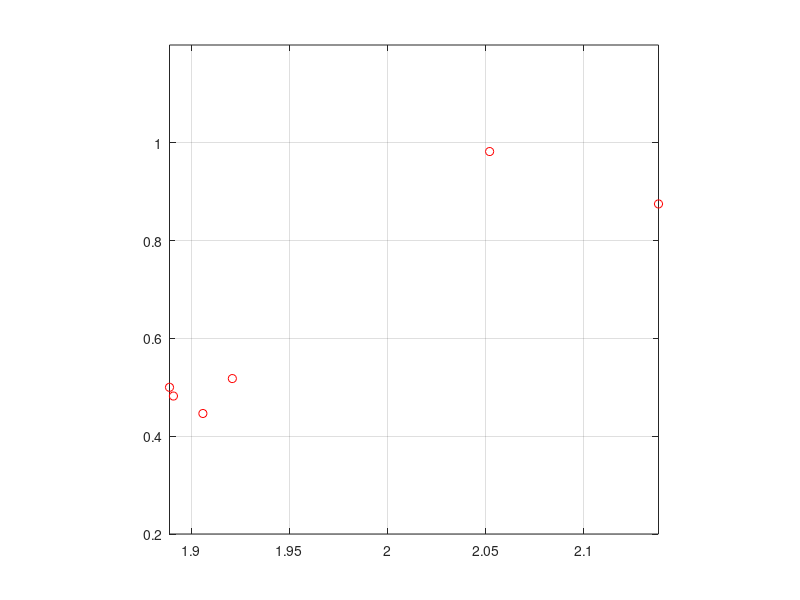

Write the MATLAB code that produced this figure. (Note: this script raises an error after producing the figure.)
% Description : Non Parametric fit of the Percentage of correct response from the study of Schenkman and Nilson (2010,2011) as a function of Sharpness
%             : The script also computes the threshold value of Sharpness for which the Percentage of correct response is in between 0.73 and 0.75
% Author      : Vijay Kiran Gidla (joy4u18@gmail.com)

clc;
clear all;
close all;

%% DATA

%% Blind percentage of correct

%Conference

bpc_5_conf=round(([9.71 9.18 5.4 5.15 5.2 4.96]./10)*56);
bpc_50_conf=round(([9.83 9.4 6.19 4.88 4.74 4.89]./10)*56);
bpc_500_conf=round(([9.71 9.98 8.94 4.68 5.23 4.7]./10)*56);

%Anechoic

bpc_5_anc=round(([9.79 8.81 5.14 4.39 4.78 5.04]./10)*56);
bpc_50_anc=round(([9.65 9.75 4.98 4.73 4.73 4.71]./10)*56);
bpc_500_anc=round(([9.67 9.94 5.18 4.98 5.56 5.08]./10)*56);

B_AC=[bpc_5_anc;bpc_50_anc;bpc_500_anc;bpc_5_conf;bpc_50_conf;bpc_500_conf];


% Lecture room

bpc_5_lec=round([0.6101 0.5373 ]*56);
% bpc_5_2c_lec=round([0.6607 0.5923]*56);
% bpc_5_4c_lec=round([0.6161 0.5759]*56);
% bpc_5_8c_lec=round([0.7188 0.6101]*56);
% bpc_5_16c_lec=round([0.7470 0.6315]*56);
% bpc_5_32c_lec=round([0.7560 0.6533]*56);
% bpc_5_64c_lec=round([0.7664 0.5391]*56);
bpc_500_lec=round([0.8080 0.5893]*56);

B_L=[bpc_5_lec; bpc_500_lec];


%%  Sighted Percentage of correct


%Conference


spc_5_conf=round(([8.48 7.65 5.86 4.95 4.74 4.8]./10)*56);
spc_50_conf=round(([9.39 8.18 5.81 4.89 4.75 5.08]./10)*56);
spc_500_conf=round(([9.67 9.85 7.12 4.96 4.98 4.98]./10)*56);

%Anechoic

spc_5_anc=round(([9.05 8.15 5.32 4.5 4.75 5.19]./10)*56);
spc_50_anc=round(([9.35 9.23 5.4 5.18 5 4.62]./10)*56);
spc_500_anc=round(([9.74 9.8 4.86 4.78 4.61 4.67]./10)*56);


S_AC=[spc_5_anc; spc_50_anc; spc_500_anc ; spc_5_conf ; spc_50_conf ; spc_500_conf];

% Lecture room

spc_5_lec=round([0.5508]*56);
% spc_5_2c_lec=round([0.5137]*56);
% spc_5_4c_lec=round([0.5467]*56);
% spc_5_8c_lec=round([0.5707]*56);
% spc_5_16c_lec=round([0.6174]*56);
% spc_5_32c_lec=round([0.6921]*56);
% spc_5_64c_lec=round([0.6456]*56);
spc_500_lec=round([0.6209]*56);

S_L=[spc_5_lec; spc_500_lec];




%% Plot of the DATA
%%  Anechoic
Sharpness_CF_mean_A_005_mean=[2.052 2.138 1.921 1.906 1.891 1.889];

Sharpness_CF_mean_A_050_mean=[2.068 2.141 1.912 1.904 1.874 1.881];

Sharpness_CF_mean_A_500_mean=[2.116 2.119 1.892 1.858 1.831 1.835];



%%  Conference

Sharpness_CF_mean_C_005_mean=[2.0320    2.0320 2.003    2.009    1.982    1.986];

Sharpness_CF_mean_C_050_mean=[1.9640    1.9500 1.9360    1.9140    1.9170    1.8880];

Sharpness_CF_mean_C_500_mean=[2.0950    2.0430  1.9670    1.9500    1.9490    1.9410];


SHP_AC=[Sharpness_CF_mean_A_005_mean;Sharpness_CF_mean_A_050_mean;Sharpness_CF_mean_A_500_mean;Sharpness_CF_mean_C_005_mean;...
    Sharpness_CF_mean_C_050_mean;Sharpness_CF_mean_C_500_mean];

%% Lecture

Sharpness_CF_mean_L_005_mean=[1.7780    1.8340];


Sharpness_CF_mean_L_500_mean=[2.2000    2.1100];

SHP_L=[Sharpness_CF_mean_L_005_mean;Sharpness_CF_mean_L_500_mean];

%% Plot of the DATA


m=[56 56 56  56 56 56]';

% x=[100 150]';
% m=[56 56]';

for i=1:size(B_AC,1)
    
    
    x=SHP_AC(i,:)';   % Manually change the loudness data for different conditions
    
    r=B_AC(i,:)';     % Manually change the sighted or the blind P(c) response
    
    x=flipud(x);
    r=flipud(r);
    
    
    
    figure(i);
    plot( x, r ./ m, 'ro');
    axis([min(x) max(x) 0.2 1.2]);
    axis square;
    hold on;
    grid on;
    
    numxfit = 499;                                  % Number of new points to be generated minus 1
    xfit = [min(x):(max(x)-min(x))/numxfit:max( x ) ]';
    
    %% LSfit
    
    if(length(x)>2)
        
        guessing=0;
        lapsing=0;
        
        temp=diff(x);
        bwd_min = min(temp(temp>0));
        
		%         if(isempty(bwd_min))
        %             bwd_min=min(abs(temp));    %VJ 2015
        %         end
       
	   bwd_max = max( x ) - min( x );
       
   	   %         if(bwd_min == bwd_max)
        %             bwd_min=1;                  %VJ2015
        %         end
        
% Switch between cross-validated or bootstrap by manually uncommenting the corresponding lines		
		bwd = bandwidth_cross_validation( r, m, x, [ bwd_min, bwd_max ],'logit',guessing,lapsing,2,1,'normpdf',100,1e-6);        
%         bwd= bandwidth_bootstrap(r, m, x, [ bwd_min, bwd_max ],30,[],'logit',guessing,lapsing,2,1,'normpdf',100,1e-6);
        
		hhh(:,i)=bwd;
        bwd = bwd(3); % choose the third estimate, which is based on cross-validated deviance
        pfit = locglmfit( xfit, r, m, x, bwd,'logit',guessing,lapsing,2,1,'normpdf',100,1e-6);
        plot( xfit, pfit, 'b','linewidth',2 );  % Plot the fitted curve
        
        z_2(i)=mean(xfit(pfit>0.73&pfit<0.75));
        
        %         h1=legend('Mean proportion of correct','logisitc fit','Local linear fit');
        %         set(h1,'location','best');
        xlabel('Sharpness (accums)');
        ylabel('Proportion of correct responses');
        
    else
        
        h1=legend('Mean proportion of correct','logistic fit');
        set(h1,'location','best');
        xlabel('Sharpness (accums)');
        ylabel('Proportion of correct responses');
    end
    
end

sprintf('%.2f ',z_2)
